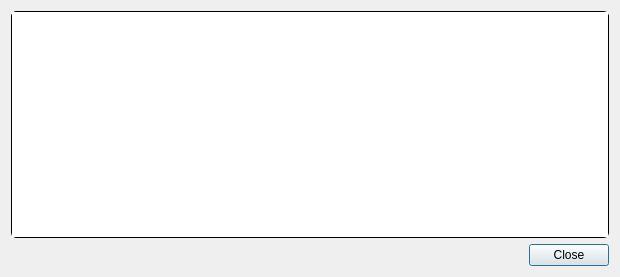
<?xml version="1.0" encoding="UTF-8"?>
<ui version="4.0">
 <class>TransactionDescDialog</class>
 <widget class="QDialog" name="TransactionDescDialog">
  <property name="geometry">
   <rect>
    <x>0</x>
    <y>0</y>
    <width>620</width>
    <height>274</height>
   </rect>
  </property>
  <property name="windowTitle">
   <string>Transaction details</string>
  </property>
  <property name="styleSheet">
   <string notr="true">/*
 * The MIT License (MIT)
 *
 * Copyright (c) &lt;2013-2014&gt; &lt;Colin Duquesnoy&gt;
 *
 * Permission is hereby granted, free of charge, to any person obtaining a copy
 * of this software and associated documentation files (the &quot;Software&quot;), to deal
 * in the Software without restriction, including without limitation the rights
 * to use, copy, modify, merge, publish, distribute, sublicense, and/or sell
 * copies of the Software, and to permit persons to whom the Software is
 * furnished to do so, subject to the following conditions:

 * The above copyright notice and this permission notice shall be included in
 * all copies or substantial portions of the Software.

 * THE SOFTWARE IS PROVIDED &quot;AS IS&quot;, WITHOUT WARRANTY OF ANY KIND, EXPRESS OR
 * IMPLIED, INCLUDING BUT NOT LIMITED TO THE WARRANTIES OF MERCHANTABILITY,
 * FITNESS FOR A PARTICULAR PURPOSE AND NONINFRINGEMENT. IN NO EVENT SHALL THE
 * AUTHORS OR COPYRIGHT HOLDERS BE LIABLE FOR ANY CLAIM, DAMAGES OR OTHER
 * LIABILITY, WHETHER IN AN ACTION OF CONTRACT, TORT OR OTHERWISE, ARISING FROM,
 * OUT OF OR IN CONNECTION WITH THE SOFTWARE OR THE USE OR OTHER DEALINGS IN
 * THE SOFTWARE.
 */
QToolTip
{
    border: 1px solid #76797C;
    background-color: rgb(90, 102, 117);;
    color: white;
    padding: 5px;
    opacity: 200;
}

QWidget
{
    color: #eff0f1;
    background-color: #31363b;
    selection-background-color:#3daee9;
    selection-color: #eff0f1;
    background-clip: border;
    border-image: none;
    border: 0px transparent black;
    outline: 0;
}

QWidget:item:hover
{
    background-color: #18465d;
    color: #eff0f1;
}

QWidget:item:selected
{
    background-color: #18465d;
}

QCheckBox
{
    spacing: 5px;
    outline: none;
    color: #eff0f1;
    margin-bottom: 2px;
}

QCheckBox:disabled
{
    color: #76797C;
}

QCheckBox::indicator,
QGroupBox::indicator
{
    width: 18px;
    height: 18px;
}
QGroupBox::indicator
{
    margin-left: 2px;
}

QCheckBox::indicator:unchecked
{
    image: url(:/qss_icons/rc/checkbox_unchecked.png);
}

QCheckBox::indicator:unchecked:hover,
QCheckBox::indicator:unchecked:focus,
QCheckBox::indicator:unchecked:pressed,
QGroupBox::indicator:unchecked:hover,
QGroupBox::indicator:unchecked:focus,
QGroupBox::indicator:unchecked:pressed
{
  border: none;
    image: url(:/qss_icons/rc/checkbox_unchecked_focus.png);
}

QCheckBox::indicator:checked
{
    image: url(:/qss_icons/rc/checkbox_checked.png);
}

QCheckBox::indicator:checked:hover,
QCheckBox::indicator:checked:focus,
QCheckBox::indicator:checked:pressed,
QGroupBox::indicator:checked:hover,
QGroupBox::indicator:checked:focus,
QGroupBox::indicator:checked:pressed
{
  border: none;
    image: url(:/qss_icons/rc/checkbox_checked_focus.png);
}


QCheckBox::indicator:indeterminate
{
    image: url(:/qss_icons/rc/checkbox_indeterminate.png);
}

QCheckBox::indicator:indeterminate:focus,
QCheckBox::indicator:indeterminate:hover,
QCheckBox::indicator:indeterminate:pressed
{
    image: url(:/qss_icons/rc/checkbox_indeterminate_focus.png);
}

QCheckBox::indicator:checked:disabled,
QGroupBox::indicator:checked:disabled
{
    image: url(:/qss_icons/rc/checkbox_checked_disabled.png);
}

QCheckBox::indicator:unchecked:disabled,
QGroupBox::indicator:unchecked:disabled
{
    image: url(:/qss_icons/rc/checkbox_unchecked_disabled.png);
}

QRadioButton
{
    spacing: 5px;
    outline: none;
    color: #eff0f1;
    margin-bottom: 2px;
}

QRadioButton:disabled
{
    color: #76797C;
}
QRadioButton::indicator
{
    width: 21px;
    height: 21px;
}

QRadioButton::indicator:unchecked
{
    image: url(:/qss_icons/rc/radio_unchecked.png);
}


QRadioButton::indicator:unchecked:hover,
QRadioButton::indicator:unchecked:focus,
QRadioButton::indicator:unchecked:pressed
{
    border: none;
    outline: none;
    image: url(:/qss_icons/rc/radio_unchecked_focus.png);
}

QRadioButton::indicator:checked
{
    border: none;
    outline: none;
    image: url(:/qss_icons/rc/radio_checked.png);
}

QRadioButton::indicator:checked:hover,
QRadioButton::indicator:checked:focus,
QRadioButton::indicator:checked:pressed
{
    border: none;
    outline: none;
    image: url(:/qss_icons/rc/radio_checked_focus.png);
}

QRadioButton::indicator:checked:disabled
{
    outline: none;
    image: url(:/qss_icons/rc/radio_checked_disabled.png);
}

QRadioButton::indicator:unchecked:disabled
{
    image: url(:/qss_icons/rc/radio_unchecked_disabled.png);
}


QMenuBar
{
    background-color: #31363b;
    color: #eff0f1;
}

QMenuBar::item
{
    background: transparent;
}

QMenuBar::item:selected
{
    background: transparent;
    border: 1px solid #76797C;
}

QMenuBar::item:pressed
{
    border: 1px solid #76797C;
    background-color: #3daee9;
    color: #eff0f1;
    margin-bottom:-1px;
    padding-bottom:1px;
}

QMenu
{
    border: 1px solid #76797C;
    color: #eff0f1;
    margin: 2px;
}

QMenu::icon
{
    margin: 5px;
}

QMenu::item
{
    padding: 5px 30px 5px 30px;
    border: 1px solid transparent; /* reserve space for selection border */
}

QMenu::item:selected
{
    color: #eff0f1;
}

QMenu::separator {
    height: 2px;
    background: lightblue;
    margin-left: 10px;
    margin-right: 5px;
}

QMenu::indicator {
    width: 18px;
    height: 18px;
}

/* non-exclusive indicator = check box style indicator
   (see QActionGroup::setExclusive) */
QMenu::indicator:non-exclusive:unchecked {
    image: url(:/qss_icons/rc/checkbox_unchecked.png);
}

QMenu::indicator:non-exclusive:unchecked:selected {
    image: url(:/qss_icons/rc/checkbox_unchecked_disabled.png);
}

QMenu::indicator:non-exclusive:checked {
    image: url(:/qss_icons/rc/checkbox_checked.png);
}

QMenu::indicator:non-exclusive:checked:selected {
    image: url(:/qss_icons/rc/checkbox_checked_disabled.png);
}

/* exclusive indicator = radio button style indicator (see QActionGroup::setExclusive) */
QMenu::indicator:exclusive:unchecked {
    image: url(:/qss_icons/rc/radio_unchecked.png);
}

QMenu::indicator:exclusive:unchecked:selected {
    image: url(:/qss_icons/rc/radio_unchecked_disabled.png);
}

QMenu::indicator:exclusive:checked {
    image: url(:/qss_icons/rc/radio_checked.png);
}

QMenu::indicator:exclusive:checked:selected {
    image: url(:/qss_icons/rc/radio_checked_disabled.png);
}

QMenu::right-arrow {
    margin: 5px;
    image: url(:/qss_icons/rc/right_arrow.png)
}


QWidget:disabled
{
    color: #454545;
    background-color: #31363b;
}

QAbstractItemView
{
    alternate-background-color: #31363b;
    color: #eff0f1;
    border: 1px solid 3A3939;
    border-radius: 2px;
}

QWidget:focus, QMenuBar:focus
{
    border: 1px solid #3daee9;
}

QTabWidget:focus, QCheckBox:focus, QRadioButton:focus, QSlider:focus
{
    border: none;
}

QLineEdit
{
    background-color: #232629;
    padding: 5px;
    border-style: solid;
    border: 1px solid #76797C;
    border-radius: 2px;
    color: #eff0f1;
}

QAbstractItemView QLineEdit
{
    padding: 0;
}

QGroupBox {
    border:1px solid #76797C;
    border-radius: 2px;
    margin-top: 20px;
}

QGroupBox::title {
    subcontrol-origin: margin;
    subcontrol-position: top center;
    padding-left: 10px;
    padding-right: 10px;
    padding-top: 10px;
}

QAbstractScrollArea
{
    border-radius: 2px;
    border: 1px solid #76797C;
    background-color: transparent;
}

QScrollBar:horizontal
{
    height: 15px;
    margin: 3px 15px 3px 15px;
    border: 1px transparent #2A2929;
    border-radius: 4px;
    background-color: #2A2929;
}

QScrollBar::handle:horizontal
{
    background-color: #605F5F;
    min-width: 5px;
    border-radius: 4px;
}

QScrollBar::add-line:horizontal
{
    margin: 0px 3px 0px 3px;
    border-image: url(:/qss_icons/rc/right_arrow_disabled.png);
    width: 10px;
    height: 10px;
    subcontrol-position: right;
    subcontrol-origin: margin;
}

QScrollBar::sub-line:horizontal
{
    margin: 0px 3px 0px 3px;
    border-image: url(:/qss_icons/rc/left_arrow_disabled.png);
    height: 10px;
    width: 10px;
    subcontrol-position: left;
    subcontrol-origin: margin;
}

QScrollBar::add-line:horizontal:hover,QScrollBar::add-line:horizontal:on
{
    border-image: url(:/qss_icons/rc/right_arrow.png);
    height: 10px;
    width: 10px;
    subcontrol-position: right;
    subcontrol-origin: margin;
}


QScrollBar::sub-line:horizontal:hover, QScrollBar::sub-line:horizontal:on
{
    border-image: url(:/qss_icons/rc/left_arrow.png);
    height: 10px;
    width: 10px;
    subcontrol-position: left;
    subcontrol-origin: margin;
}

QScrollBar::up-arrow:horizontal, QScrollBar::down-arrow:horizontal
{
    background: none;
}


QScrollBar::add-page:horizontal, QScrollBar::sub-page:horizontal
{
    background: none;
}

QScrollBar:vertical
{
    background-color: #2A2929;
    width: 15px;
    margin: 15px 3px 15px 3px;
    border: 1px transparent #2A2929;
    border-radius: 4px;
}

QScrollBar::handle:vertical
{
    background-color: #605F5F;
    min-height: 5px;
    border-radius: 4px;
}

QScrollBar::sub-line:vertical
{
    margin: 3px 0px 3px 0px;
    border-image: url(:/qss_icons/rc/up_arrow_disabled.png);
    height: 10px;
    width: 10px;
    subcontrol-position: top;
    subcontrol-origin: margin;
}

QScrollBar::add-line:vertical
{
    margin: 3px 0px 3px 0px;
    border-image: url(:/qss_icons/rc/down_arrow_disabled.png);
    height: 10px;
    width: 10px;
    subcontrol-position: bottom;
    subcontrol-origin: margin;
}

QScrollBar::sub-line:vertical:hover,QScrollBar::sub-line:vertical:on
{

    border-image: url(:/qss_icons/rc/up_arrow.png);
    height: 10px;
    width: 10px;
    subcontrol-position: top;
    subcontrol-origin: margin;
}


QScrollBar::add-line:vertical:hover, QScrollBar::add-line:vertical:on
{
    border-image: url(:/qss_icons/rc/down_arrow.png);
    height: 10px;
    width: 10px;
    subcontrol-position: bottom;
    subcontrol-origin: margin;
}

QScrollBar::up-arrow:vertical, QScrollBar::down-arrow:vertical
{
    background: none;
}


QScrollBar::add-page:vertical, QScrollBar::sub-page:vertical
{
    background: none;
}

QTextEdit
{
    background-color: #232629;
    color: #eff0f1;
    border: 1px solid #76797C;
}

QPlainTextEdit
{
    background-color: #232629;;
    color: #eff0f1;
    border-radius: 2px;
    border: 1px solid #76797C;
}

QHeaderView::section
{
    background-color: #76797C;
    color: #eff0f1;
    padding: 5px;
    border: 1px solid #76797C;
}

QSizeGrip {
    image: url(:/qss_icons/rc/sizegrip.png);
    width: 12px;
    height: 12px;
}


QMainWindow::separator
{
    background-color: #31363b;
    color: white;
    padding-left: 4px;
    spacing: 2px;
    border: 1px dashed #76797C;
}

QMainWindow::separator:hover
{

    background-color: #787876;
    color: white;
    padding-left: 4px;
    border: 1px solid #76797C;
    spacing: 2px;
}


QMenu::separator
{
    height: 1px;
    background-color: #76797C;
    color: white;
    padding-left: 4px;
    margin-left: 10px;
    margin-right: 5px;
}


QFrame
{
    border-radius: 2px;
    border: 1px solid #76797C;
}

QFrame[frameShape=&quot;0&quot;]
{
    border-radius: 2px;
    border: 1px transparent #76797C;
}

QStackedWidget
{
    border: 1px transparent black;
}

QToolBar {
    border: 1px transparent #393838;
    background: 1px solid #31363b;
    font-weight: bold;
}

QToolBar::handle:horizontal {
    image: url(:/qss_icons/rc/Hmovetoolbar.png);
}
QToolBar::handle:vertical {
    image: url(:/qss_icons/rc/Vmovetoolbar.png);
}
QToolBar::separator:horizontal {
    image: url(:/qss_icons/rc/Hsepartoolbar.png);
}
QToolBar::separator:vertical {
    image: url(:/qss_icons/rc/Vsepartoolbar.png);
}
QToolButton#qt_toolbar_ext_button {
    background: #58595a
}

QPushButton
{
    color: #eff0f1;
    background-color: #31363b;
    border-width: 1px;
    border-color: #76797C;
    border-style: solid;
    padding: 5px;
    border-radius: 2px;
    outline: none;
}

QPushButton:disabled
{
    background-color: #31363b;
    border-width: 1px;
    border-color: #454545;
    border-style: solid;
    padding-top: 5px;
    padding-bottom: 5px;
    padding-left: 10px;
    padding-right: 10px;
    border-radius: 2px;
    color: #454545;
}

QPushButton:focus {
    background-color: #3daee9;
    color: white;
}

QPushButton:pressed
{
    background-color: #3daee9;
    padding-top: -15px;
    padding-bottom: -17px;
}

QComboBox
{
    selection-background-color: #3daee9;
    border-style: solid;
    border: 1px solid #76797C;
    border-radius: 2px;
    padding: 5px;
    min-width: 75px;
}

QPushButton:checked{
    background-color: #76797C;
    border-color: #6A6969;
}

QComboBox:hover,QPushButton:hover,QAbstractSpinBox:hover,QLineEdit:hover,QTextEdit:hover,QPlainTextEdit:hover,QAbstractView:hover,QTreeView:hover
{
    border: 1px solid #3daee9;
    color: #eff0f1;
}

QComboBox:on
{
    padding-top: 3px;
    padding-left: 4px;
    selection-background-color: #4a4a4a;
}

QComboBox QAbstractItemView
{
    background-color: #232629;
    border-radius: 2px;
    border: 1px solid #76797C;
    selection-background-color: #18465d;
}

QComboBox::drop-down
{
    subcontrol-origin: padding;
    subcontrol-position: top right;
    width: 15px;

    border-left-width: 0px;
    border-left-color: darkgray;
    border-left-style: solid;
    border-top-right-radius: 3px;
    border-bottom-right-radius: 3px;
}

QComboBox::down-arrow
{
    image: url(:/qss_icons/rc/down_arrow_disabled.png);
}

QComboBox::down-arrow:on, QComboBox::down-arrow:hover,
QComboBox::down-arrow:focus
{
    image: url(:/qss_icons/rc/down_arrow.png);
}

QAbstractSpinBox {
    padding: 5px;
    border: 1px solid #76797C;
    background-color: #232629;
    color: #eff0f1;
    border-radius: 2px;
    min-width: 75px;
}

QAbstractSpinBox:up-button
{
    background-color: transparent;
    subcontrol-origin: border;
    subcontrol-position: center right;
}

QAbstractSpinBox:down-button
{
    background-color: transparent;
    subcontrol-origin: border;
    subcontrol-position: center left;
}

QAbstractSpinBox::up-arrow,QAbstractSpinBox::up-arrow:disabled,QAbstractSpinBox::up-arrow:off {
    image: url(:/qss_icons/rc/up_arrow_disabled.png);
    width: 10px;
    height: 10px;
}
QAbstractSpinBox::up-arrow:hover
{
    image: url(:/qss_icons/rc/up_arrow.png);
}


QAbstractSpinBox::down-arrow,QAbstractSpinBox::down-arrow:disabled,QAbstractSpinBox::down-arrow:off
{
    image: url(:/qss_icons/rc/down_arrow_disabled.png);
    width: 10px;
    height: 10px;
}
QAbstractSpinBox::down-arrow:hover
{
    image: url(:/qss_icons/rc/down_arrow.png);
}


QLabel
{
    border: 0px solid black;
}

QTabWidget{
    border: 0px transparent black;
}

QTabWidget::pane {
    border: 1px solid #76797C;
    padding: 5px;
    margin: 0px;
}

QTabWidget::tab-bar {
    left: 5px; /* move to the right by 5px */
}

QTabBar
{
    qproperty-drawBase: 0;
    border-radius: 3px;
}

QTabBar:focus
{
    border: 0px transparent black;
}

QTabBar::close-button  {
    image: url(:/qss_icons/rc/close.png);
    background: transparent;
}

QTabBar::close-button:hover
{
    image: url(:/qss_icons/rc/close-hover.png);
    background: transparent;
}

QTabBar::close-button:pressed {
    image: url(:/qss_icons/rc/close-pressed.png);
    background: transparent;
}

/* TOP TABS */
QTabBar::tab:top {
    color: #eff0f1;
    border: 1px solid #76797C;
    border-bottom: 1px transparent black;
    background-color: #31363b;
    padding: 5px;
    min-width: 50px;
    border-top-left-radius: 2px;
    border-top-right-radius: 2px;
}

QTabBar::tab:top:!selected
{
    color: #eff0f1;
    background-color: #54575B;
    border: 1px solid #76797C;
    border-bottom: 1px transparent black;
    border-top-left-radius: 2px;
    border-top-right-radius: 2px;    
}

QTabBar::tab:top:!selected:hover {
    background-color: #3daee9;
}

/* BOTTOM TABS */
QTabBar::tab:bottom {
    color: #eff0f1;
    border: 1px solid #76797C;
    border-top: 1px transparent black;
    background-color: #31363b;
    padding: 5px;
    border-bottom-left-radius: 2px;
    border-bottom-right-radius: 2px;
    min-width: 50px;
}

QTabBar::tab:bottom:!selected
{
    color: #eff0f1;
    background-color: #54575B;
    border: 1px solid #76797C;
    border-top: 1px transparent black;
    border-bottom-left-radius: 2px;
    border-bottom-right-radius: 2px;
}

QTabBar::tab:bottom:!selected:hover {
    background-color: #3daee9;
}

/* LEFT TABS */
QTabBar::tab:left {
    color: #eff0f1;
    border: 1px solid #76797C;
    border-left: 1px transparent black;
    background-color: #31363b;
    padding: 5px;
    border-top-right-radius: 2px;
    border-bottom-right-radius: 2px;
    min-height: 50px;
}

QTabBar::tab:left:!selected
{
    color: #eff0f1;
    background-color: #54575B;
    border: 1px solid #76797C;
    border-left: 1px transparent black;
    border-top-right-radius: 2px;
    border-bottom-right-radius: 2px;
}

QTabBar::tab:left:!selected:hover {
    background-color: #3daee9;
}


/* RIGHT TABS */
QTabBar::tab:right {
    color: #eff0f1;
    border: 1px solid #76797C;
    border-right: 1px transparent black;
    background-color: #31363b;
    padding: 5px;
    border-top-left-radius: 2px;
    border-bottom-left-radius: 2px;
    min-height: 50px;
}

QTabBar::tab:right:!selected
{
    color: #eff0f1;
    background-color: #54575B;
    border: 1px solid #76797C;
    border-right: 1px transparent black;
    border-top-left-radius: 2px;
    border-bottom-left-radius: 2px;
}

QTabBar::tab:right:!selected:hover {
    background-color: #3daee9;
}

QTabBar QToolButton::right-arrow:enabled {
     image: url(:/qss_icons/rc/right_arrow.png);
 }

 QTabBar QToolButton::left-arrow:enabled {
     image: url(:/qss_icons/rc/left_arrow.png);
 }

QTabBar QToolButton::right-arrow:disabled {
     image: url(:/qss_icons/rc/right_arrow_disabled.png);
 }

 QTabBar QToolButton::left-arrow:disabled {
     image: url(:/qss_icons/rc/left_arrow_disabled.png);
 }


QDockWidget {
    background: #31363b;
    border: 1px solid #403F3F;
    titlebar-close-icon: url(:/qss_icons/rc/close.png);
    titlebar-normal-icon: url(:/qss_icons/rc/undock.png);
}

QDockWidget::close-button, QDockWidget::float-button {
    border: 1px solid transparent;
    border-radius: 2px;
    background: transparent;
}

QDockWidget::close-button:hover, QDockWidget::float-button:hover {
    background: rgba(255, 255, 255, 10);
}

QDockWidget::close-button:pressed, QDockWidget::float-button:pressed {
    padding: 1px -1px -1px 1px;
    background: rgba(255, 255, 255, 10);
}

QTreeView, QListView
{
    border: 1px solid #76797C;
    background-color: #232629;
}

QTreeView:branch:selected, QTreeView:branch:hover
{
    background: url(:/qss_icons/rc/transparent.png);
}

QTreeView::branch:has-siblings:!adjoins-item {
    border-image: url(:/qss_icons/rc/transparent.png);
}

QTreeView::branch:has-siblings:adjoins-item {
    border-image: url(:/qss_icons/rc/transparent.png);
}

QTreeView::branch:!has-children:!has-siblings:adjoins-item {
    border-image: url(:/qss_icons/rc/transparent.png);
}

QTreeView::branch:has-children:!has-siblings:closed,
QTreeView::branch:closed:has-children:has-siblings {
    image: url(:/qss_icons/rc/branch_closed.png);
}

QTreeView::branch:open:has-children:!has-siblings,
QTreeView::branch:open:has-children:has-siblings  {
    image: url(:/qss_icons/rc/branch_open.png);
}

QTreeView::branch:has-children:!has-siblings:closed:hover,
QTreeView::branch:closed:has-children:has-siblings:hover {
    image: url(:/qss_icons/rc/branch_closed-on.png);
    }

QTreeView::branch:open:has-children:!has-siblings:hover,
QTreeView::branch:open:has-children:has-siblings:hover  {
    image: url(:/qss_icons/rc/branch_open-on.png);
    }

QListView::item:!selected:hover, QTreeView::item:!selected:hover  {
    background: #18465d;
    outline: 0;
    color: #eff0f1
}

QListView::item:selected:hover, QTreeView::item:selected:hover  {
    background: #287399;
    color: #eff0f1;
}

QSlider::groove:horizontal {
    border: 1px solid #565a5e;
    height: 4px;
    background: #565a5e;
    margin: 0px;
    border-radius: 2px;
}

QSlider::handle:horizontal {
    background: #232629;
    border: 1px solid #565a5e;
    width: 16px;
    height: 16px;
    margin: -8px 0;
    border-radius: 9px;
}

QSlider::groove:vertical {
    border: 1px solid #565a5e;
    width: 4px;
    background: #565a5e;
    margin: 0px;
    border-radius: 3px;
}

QSlider::handle:vertical {
    background: #232629;
    border: 1px solid #565a5e;
    width: 16px;
    height: 16px;
    margin: 0 -8px;
    border-radius: 9px;
}

QToolButton {
    background-color: transparent;
    border: 1px transparent #76797C;
    border-radius: 2px;
    margin: 3px;
    padding: 5px;
}

QToolButton[popupMode=&quot;1&quot;] { /* only for MenuButtonPopup */
 padding-right: 20px; /* make way for the popup button */
 border: 1px #76797C;
 border-radius: 5px;
}

QToolButton[popupMode=&quot;2&quot;] { /* only for InstantPopup */
 padding-right: 10px; /* make way for the popup button */
 border: 1px #76797C;
}


QToolButton:hover, QToolButton::menu-button:hover {
    background-color: transparent;
    border: 1px solid #3daee9;
    padding: 5px;
}

QToolButton:checked, QToolButton:pressed,
        QToolButton::menu-button:pressed {
    background-color: #3daee9;
    border: 1px solid #3daee9;
    padding: 5px;
}

/* the subcontrol below is used only in the InstantPopup or DelayedPopup mode */
QToolButton::menu-indicator {
    image: url(:/qss_icons/rc/down_arrow.png);
    top: -7px; left: -2px; /* shift it a bit */
}

/* the subcontrols below are used only in the MenuButtonPopup mode */
QToolButton::menu-button {
    border: 1px transparent #76797C;
    border-top-right-radius: 6px;
    border-bottom-right-radius: 6px;
    /* 16px width + 4px for border = 20px allocated above */
    width: 16px;
    outline: none;
}

QToolButton::menu-arrow {
    image: url(:/qss_icons/rc/down_arrow.png);
}

QToolButton::menu-arrow:open {
    border: 1px solid #76797C;
}

QPushButton::menu-indicator  {
    subcontrol-origin: padding;
    subcontrol-position: bottom right;
    left: 8px;
}

QTableView
{
    border: 1px solid #76797C;
    gridline-color: #31363b;
    background-color: #232629;
}


QTableView, QHeaderView
{
    border-radius: 0px;
}

QTableView::item:pressed, QListView::item:pressed, QTreeView::item:pressed  {
    background: #18465d;
    color: #eff0f1;
}

QTableView::item:selected:active, QTreeView::item:selected:active, QListView::item:selected:active  {
    background: #287399;
    color: #eff0f1;
}


QHeaderView
{
    background-color: #31363b;
    border: 1px transparent;
    border-radius: 0px;
    margin: 0px;
    padding: 0px;

}

QHeaderView::section  {
    background-color: #31363b;
    color: #eff0f1;
    padding: 5px;
    border: 1px solid #76797C;
    border-radius: 0px;
    text-align: center;
}

QHeaderView::section::vertical::first, QHeaderView::section::vertical::only-one
{
    border-top: 1px solid #76797C;
}

QHeaderView::section::vertical
{
    border-top: transparent;
}

QHeaderView::section::horizontal::first, QHeaderView::section::horizontal::only-one
{
    border-left: 1px solid #76797C;
}

QHeaderView::section::horizontal
{
    border-left: transparent;
}


QHeaderView::section:checked
 {
    color: white;
    background-color: #334e5e;
 }

 /* style the sort indicator */
QHeaderView::down-arrow {
    image: url(:/qss_icons/rc/down_arrow.png);
}

QHeaderView::up-arrow {
    image: url(:/qss_icons/rc/up_arrow.png);
}


QTableCornerButton::section {
    background-color: #31363b;
    border: 1px transparent #76797C;
    border-radius: 0px;
}

QToolBox  {
    padding: 5px;
    border: 1px transparent black;
}

QToolBox::tab {
    color: #eff0f1;
    background-color: #31363b;
    border: 1px solid #76797C;
    border-bottom: 1px transparent #31363b;
    border-top-left-radius: 5px;
    border-top-right-radius: 5px;
}

QToolBox::tab:selected { /* italicize selected tabs */
    font: italic;
    background-color: #31363b;
    border-color: #3daee9;
 }

QStatusBar::item {
    border: 0px transparent dark;
 }


QFrame[height=&quot;3&quot;], QFrame[width=&quot;3&quot;] {
    background-color: #76797C;
}


QSplitter::handle {
    border: 1px dashed #76797C;
}

QSplitter::handle:hover {
    background-color: #787876;
    border: 1px solid #76797C;
}

QSplitter::handle:horizontal {
    width: 1px;
}

QSplitter::handle:vertical {
    height: 1px;
}

QProgressBar {
    border: 1px solid #76797C;
    border-radius: 5px;
    text-align: center;
}

QProgressBar::chunk {
    background-color: #05B8CC;
}

QDateEdit
{
    selection-background-color: #3daee9;
    border-style: solid;
    border: 1px solid #3375A3;
    border-radius: 2px;
    padding: 1px;
    min-width: 75px;
}

QDateEdit:on
{
    padding-top: 3px;
    padding-left: 4px;
    selection-background-color: #4a4a4a;
}

QDateEdit QAbstractItemView
{
    background-color: #232629;
    border-radius: 2px;
    border: 1px solid #3375A3;
    selection-background-color: #3daee9;
}

QDateEdit::drop-down
{
    subcontrol-origin: padding;
    subcontrol-position: top right;
    width: 15px;
    border-left-width: 0px;
    border-left-color: darkgray;
    border-left-style: solid;
    border-top-right-radius: 3px;
    border-bottom-right-radius: 3px;
}

QDateEdit::down-arrow
{
    image: url(:/qss_icons/rc/down_arrow_disabled.png);
}

QDateEdit::down-arrow:on, QDateEdit::down-arrow:hover,
QDateEdit::down-arrow:focus
{
    image: url(:/qss_icons/rc/down_arrow.png);
}
</string>
  </property>
  <layout class="QVBoxLayout" name="verticalLayout">
   <item>
    <widget class="QTextEdit" name="detailText">
     <property name="toolTip">
      <string>This pane shows a detailed description of the transaction</string>
     </property>
     <property name="styleSheet">
      <string notr="true">border-top-left-radius: 5px;
border-top-right-radius: 5px;
border-bottom-left-radius: 5px;
border-bottom-right-radius: 5px;
border: 1px solid #000000;
min-height: 225px;
max-height: 225px;
</string>
     </property>
     <property name="readOnly">
      <bool>true</bool>
     </property>
    </widget>
   </item>
   <item>
    <widget class="QDialogButtonBox" name="buttonBox">
     <property name="orientation">
      <enum>Qt::Horizontal</enum>
     </property>
     <property name="standardButtons">
      <set>QDialogButtonBox::Close</set>
     </property>
    </widget>
   </item>
  </layout>
 </widget>
 <resources/>
 <connections>
  <connection>
   <sender>buttonBox</sender>
   <signal>accepted()</signal>
   <receiver>TransactionDescDialog</receiver>
   <slot>accept()</slot>
   <hints>
    <hint type="sourcelabel">
     <x>248</x>
     <y>254</y>
    </hint>
    <hint type="destinationlabel">
     <x>157</x>
     <y>274</y>
    </hint>
   </hints>
  </connection>
  <connection>
   <sender>buttonBox</sender>
   <signal>rejected()</signal>
   <receiver>TransactionDescDialog</receiver>
   <slot>reject()</slot>
   <hints>
    <hint type="sourcelabel">
     <x>316</x>
     <y>260</y>
    </hint>
    <hint type="destinationlabel">
     <x>286</x>
     <y>274</y>
    </hint>
   </hints>
  </connection>
 </connections>
</ui>
